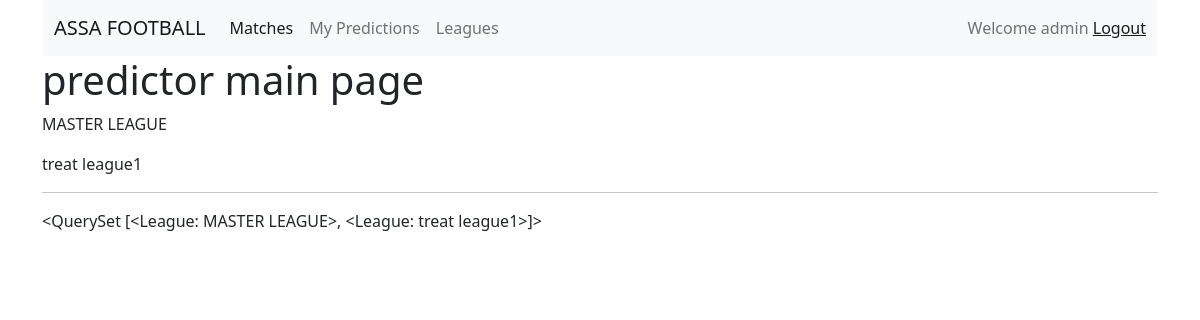
The app's page / (signed in) with its own data.
### predictor/models.py (models this page shows)
class League(models.Model):
    id = models.AutoField(primary_key=True)
    name = models.CharField(max_length=50, unique=True)
    pin = models.IntegerField(max_length=6)
    admin = models.ForeignKey(User, on_delete=SET_NULL, null=True, related_name='league_admin')
    users = models.ManyToManyField(User, related_name='league_users')
    create_date = models.DateTimeField(auto_now_add=True)
    rules = models.TextField(max_length=500, blank=True)
    def __str__(self):
        return self.name

### predictor/views.py (the view)
# urls.py: path('', predictor_main, name='predictor_main'),
@login_required(login_url='predictor:login')
def predictor_main(request):
    leagues = League.objects.all().filter(admin= User.objects.get(username="admin") )
    context = {
        'leagues': leagues
    }
    return render(request,'predictor/predictor_main.html', context)

### predictor/templates/predictor/predictor_main.html
{% extends "base.html" %}
{% block content %}
<h1>predictor main page</h1>
{% now "DATETIME_FORMAT" as current_date %}
{% for l in leagues %}
    <p>{{l}}</p>
{% endfor %}
<hr>
{{leagues}}
{% endblock content %}

### templates/base.html (shortened to what this page needs)
<!DOCTYPE html>
<html lang="en">
<head>
    {% load static %}
    <link href="https://cdn.jsdelivr.net/npm/bootstrap@5.1.3/dist/css/bootstrap.min.css" rel="stylesheet">
</head>
<body>
<div class="container-sm">
  {% if request.user.is_authenticated %}
  <nav class="navbar navbar-expand-lg navbar-light bg-light">
  <div class="container-fluid">
    <a class="navbar-brand" href="#">ASSA FOOTBALL</a>
    <div class="collapse navbar-collapse" id="navbarText">
      <ul class="navbar-nav me-auto mb-2 mb-lg-0">
        <li class="nav-item">
          <a class="nav-link active" aria-current="page" href="{% url 'predictor:matches' %}">Matches</a>
        </li>
        <li class="nav-item">
          <a class="nav-link" href="{% url 'predictor:predictions' %}">My Predictions</a>
        </li>
        <li class="nav-item">
          <a class="nav-link" href="{% url 'predictor:leagues' %}">Leagues</a>
        </li>
      </ul>
      <span class="navbar-text">
        Welcome {{user.username}}
        <a href="{% url 'predictor:logout' %}">Logout</a>
      </span>
    </div>
  </div>
</nav>
  {% endif %}
{% block content %}
{% endblock content %}
</div>
</body>
</html>

### records on screen
League: name "MASTER LEAGUE", name.name "<QuerySet [<League: MASTER LEAGUE>, <League: treat league1>]>"
League: name "treat league1"

### other values on screen
{{ user.username }} "admin"
